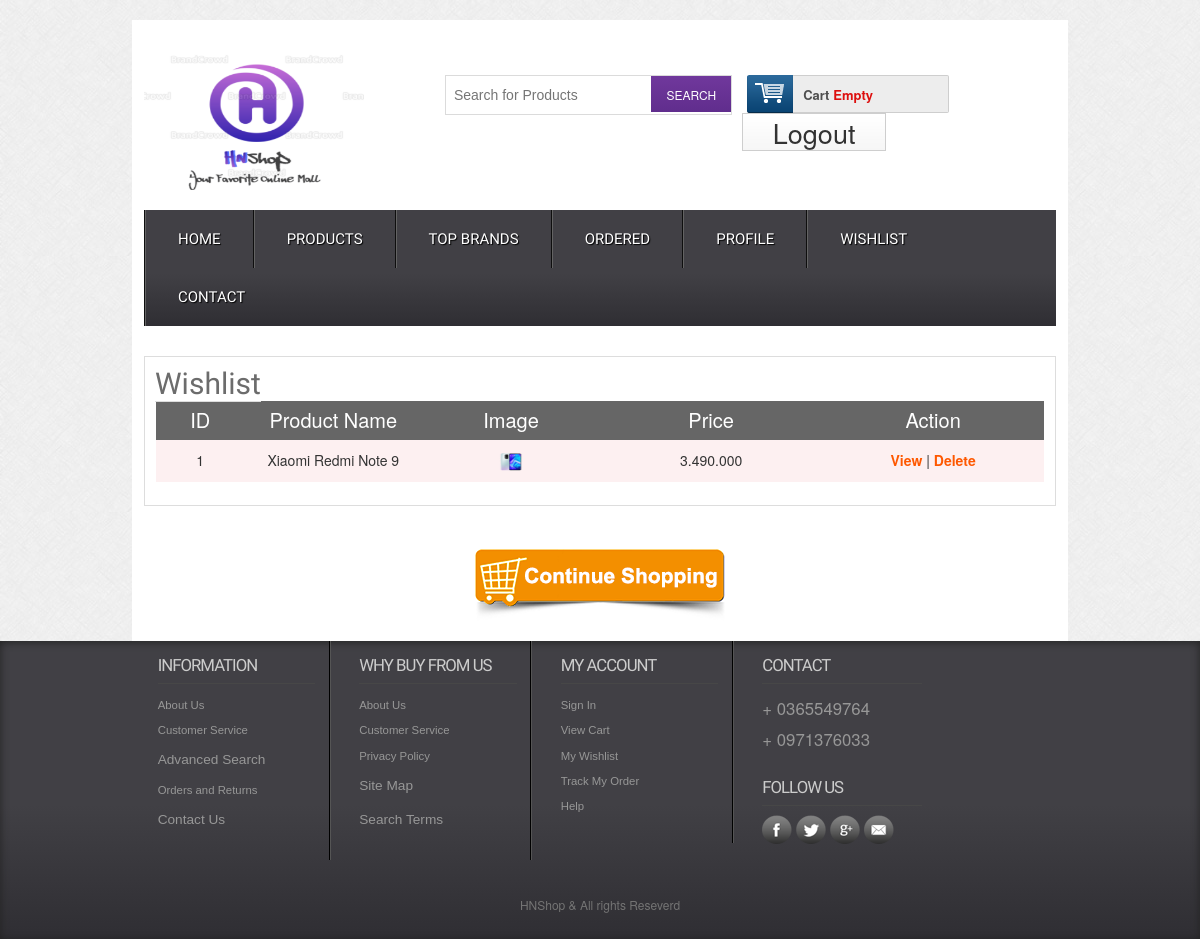
Before: /wishlist.php (signed in) with the older database file.
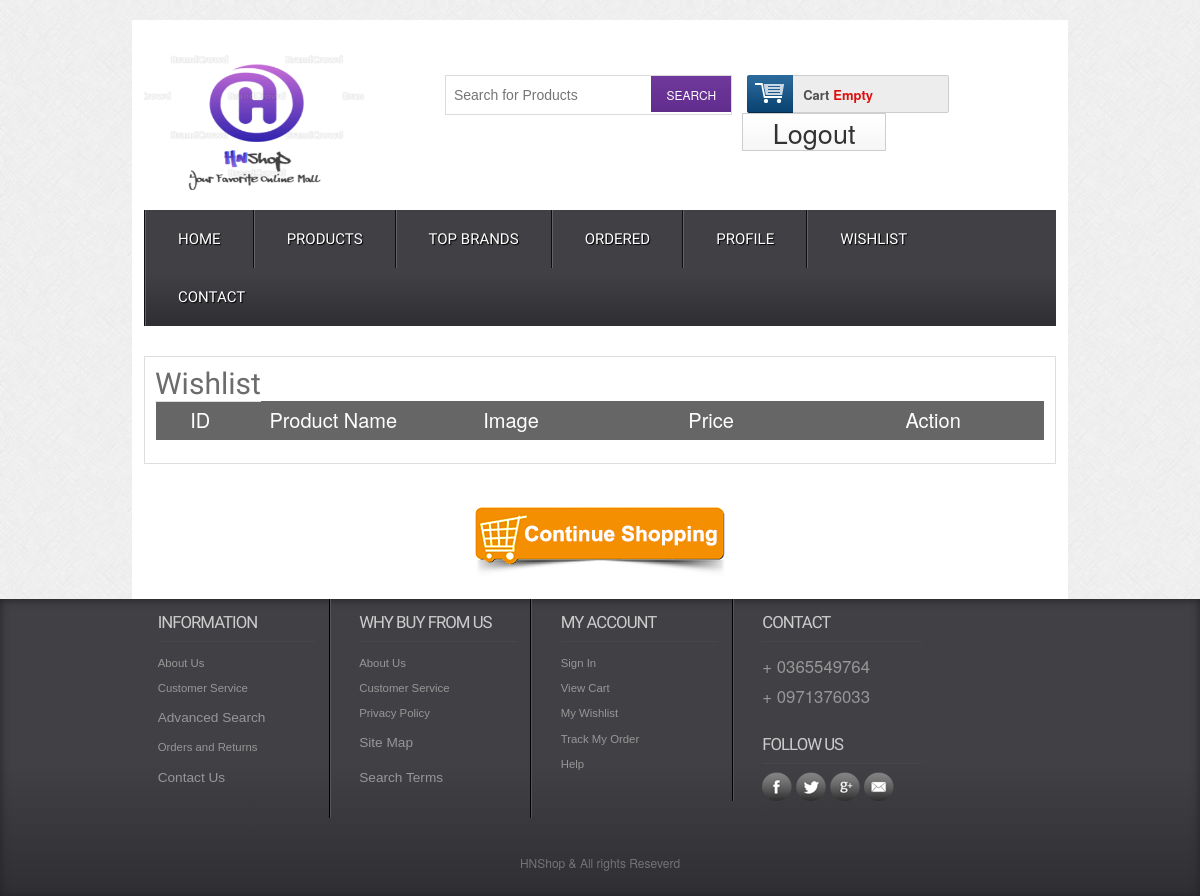
After: the same page with the newer database file.
### tables this page shows
CREATE TABLE IF NOT EXISTS `tbl_compare` (
  `id` int(11) NOT NULL AUTO_INCREMENT,
  `customer_id` int(11) NOT NULL,
  `productId` int(11) NOT NULL,
  `productName` varchar(255) NOT NULL,
  `price` varchar(255) NOT NULL,
  `image` varchar(255) NOT NULL,
  PRIMARY KEY (`id`)
);

### classes/product.php (called while the page is built, shortened)
<?php
$filepath = realpath(dirname(__FILE__));
include_once ($filepath.'/../lib/database.php');
include_once ($filepath.'/../helpers/format.php');
?>
<?php
 class product
 {
 	 private $db;
	 public function __construct()
	 {
		$this->db = new Database();
	 }
	 public function get_compare($customer_id)
	 {
		$query = "SELECT * FROM tbl_compare WHERE customer_id = '$customer_id' ORDER BY id desc";
	 	$result = $this->db->select($query);
	 	return $result;
	 }
 }
?>

### lib/database.php (called while the page is built, shortened)
<?php
Class Database extends PDO{
   public $host   = DB_HOST;
   public $user   = DB_USER;
   public $pass   = DB_PASS;
   public $dbname = DB_NAME;
   public $link;
private function connectDB(){
   $this->link = new mysqli($this->host, $this->user, $this->pass,
    $this->dbname);
 }
public function select($query){
  $result = $this->link->query($query) or
   die($this->link->error.__LINE__);
  if($result->num_rows > 0){
    return $result;
  } else {
    return false;
  }
 }
}

### lib/session.php (called while the page is built, shortened)
<?php
class Session{
 public static function get($key){
    if (isset($_SESSION[$key])) {
     return $_SESSION[$key];
    } else {
     return false;
    }
 }
}
?>

### helpers/format.php (called while the page is built, shortened)
<?php
class Format{
 public function format_currency($n=0)
 {
        $n=(string)$n;
        $n=strrev($n);
        $res='';
        for($i=0;$i<strlen($n);$i++)
        {
            if($i%3==0 && $i!=0){
                $res.='.';
            }
            $res.=$n[$i];
        }
        $res=strrev($res);
        return $res;
    }
}
?>

### wishlist.php (the view, shortened to what this page needs)
<?php
	include 'inc/header.php';
?>
 <div class="main">
    <div class="content">
    	<div class="cartoption">
			<div class="cartpage">
			    	<h2 style="display: inline;">Wishlist</h2>
						<table class="tblone">
							<tr>
								<th width="10%">ID</th>
								<th width="20%">Product Name</th>
								<th width="20%">Image</th>
								<th width="25%">Price</th>
								<th width="25%">Action</th>
							</tr>
							<?php
								$customer_id = Session::get('customer_id');
								$get_compare = $product->get_compare($customer_id);
								if($get_compare)
								{
									$i = 0;
									while($result = $get_compare->fetch_assoc())
									{
										$i++;
							?>
							<tr>
								<td><?php echo $i; ?></td>
								<td><?php echo $result['productName'] ?></td>
								<td><img src="admin/uploads/<?php echo $result['image'] ?>"  alt=""/></td>
								<td><?php echo $fm->format_currency($result['price']) ?></td>
								<td>
									<a href="details.php?proid=<?php echo $result['productId'] ?>">View</a> |
									<a onclick="return confirm('Do you want to delete ?')" href="?proid=<?php echo $result['productId']?>">Delete</a></td>
							</tr>
							<?php
									}
								}
							?>
						</table>
					</div>
					<div class="shopping">
						<center><a href="index.php"> <img src="images/shop.png" alt="" /></a></center>
					</div>
    	</div>
    </div>
 </div>
<?php
	include 'inc/footer.php';
?>

Changed rows visible on the page:
removed tbl_compare: productName "Xiaomi Redmi Note 9", image (picture), price "3.490.000"
